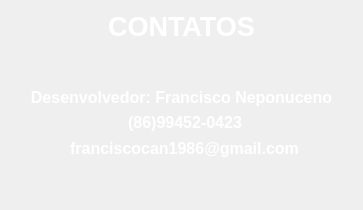
      <widget class="QWidget" name="pg_contatos">
       <layout class="QVBoxLayout" name="verticalLayout_13">
        <item>
         <widget class="QLabel" name="label_16">
          <property name="font">
           <font>
            <pointsize>20</pointsize>
           </font>
          </property>
          <property name="styleSheet">
           <string notr="true">color: rgb(255, 255, 255);</string>
          </property>
          <property name="text">
           <string>&lt;html&gt;&lt;head/&gt;&lt;body&gt;&lt;p align=&quot;center&quot;&gt;&lt;span style=&quot; font-weight:600; color:#ffffff;&quot;&gt;CONTATOS&lt;/span&gt;&lt;/p&gt;&lt;/body&gt;&lt;/html&gt;</string>
          </property>
         </widget>
        </item>
        <item>
         <spacer name="verticalSpacer_3">
          <property name="orientation">
           <enum>Qt::Vertical</enum>
          </property>
          <property name="sizeHint" stdset="0">
           <size>
            <width>20</width>
            <height>40</height>
           </size>
          </property>
         </spacer>
        </item>
        <item>
         <widget class="QLabel" name="label_20">
          <property name="text">
           <string>&lt;html&gt;&lt;head/&gt;&lt;body&gt;&lt;p align=&quot;center&quot;&gt;&lt;span style=&quot; font-size:12pt; font-weight:600; color:#ffffff;&quot;&gt;Desenvolvedor: Francisco Neponuceno&lt;/span&gt;&lt;/p&gt;&lt;/body&gt;&lt;/html&gt;</string>
          </property>
         </widget>
        </item>
        <item>
         <layout class="QHBoxLayout" name="horizontalLayout_14">
          <item>
           <widget class="QLabel" name="label_23">
            <property name="text">
             <string/>
            </property>
           </widget>
          </item>
          <item>
           <layout class="QHBoxLayout" name="horizontalLayout_2">
            <item>
             <spacer name="horizontalSpacer_12">
              <property name="orientation">
               <enum>Qt::Horizontal</enum>
              </property>
              <property name="sizeHint" stdset="0">
               <size>
                <width>40</width>
                <height>20</height>
               </size>
              </property>
             </spacer>
            </item>
            <item>
             <widget class="QLabel" name="label_24">
              <property name="font">
               <font>
                <pointsize>7</pointsize>
               </font>
              </property>
              <property name="text">
               <string>&lt;html&gt;&lt;head/&gt;&lt;body&gt;&lt;p align=&quot;center&quot;&gt;&lt;span style=&quot; color:#ffffff;&quot;&gt;&lt;img src=&quot;C:\Users\Faturamento\PycharmProjects\pythonProject_real\imagens/zapim&quot;&lt;/span&gt;&lt;/p&gt;&lt;/body&gt;&lt;/html&gt;</string>
              </property>
              <property name="alignment">
               <set>Qt::AlignCenter</set>
              </property>
             </widget>
            </item>
            <item>
             <widget class="QLabel" name="label_21">
              <property name="text">
               <string>&lt;html&gt;&lt;head/&gt;&lt;body&gt;&lt;p align=&quot;center&quot;&gt;&lt;span style=&quot; font-size:12pt; font-weight:600; color:#ffffff;&quot;&gt;(86)99452-0423&lt;/span&gt;&lt;/p&gt;&lt;/body&gt;&lt;/html&gt;</string>
              </property>
             </widget>
            </item>
            <item>
             <spacer name="horizontalSpacer_11">
              <property name="orientation">
               <enum>Qt::Horizontal</enum>
              </property>
              <property name="sizeHint" stdset="0">
               <size>
                <width>40</width>
                <height>20</height>
               </size>
              </property>
             </spacer>
            </item>
           </layout>
          </item>
          <item>
           <widget class="QLabel" name="label_27">
            <property name="text">
             <string/>
            </property>
           </widget>
          </item>
         </layout>
        </item>
        <item>
         <layout class="QHBoxLayout" name="horizontalLayout_15">
          <item>
           <widget class="QLabel" name="label_26">
            <property name="text">
             <string/>
            </property>
           </widget>
          </item>
          <item>
           <layout class="QHBoxLayout" name="horizontalLayout_13">
            <item>
             <spacer name="horizontalSpacer_14">
              <property name="orientation">
               <enum>Qt::Horizontal</enum>
              </property>
              <property name="sizeHint" stdset="0">
               <size>
                <width>40</width>
                <height>20</height>
               </size>
              </property>
             </spacer>
            </item>
            <item>
             <widget class="QLabel" name="label_25">
              <property name="text">
               <string>&lt;html&gt;&lt;head/&gt;&lt;body&gt;&lt;p align=&quot;center&quot;&gt;&lt;span style=&quot; font-weight:600; color:#ffffff;&quot;&gt;&lt;img src=&quot;C:\Users\Faturamento\PycharmProjects\pythonProject_real\imagens/gmin&quot;l&lt;/span&gt;&lt;/p&gt;&lt;/body&gt;&lt;/html&gt;</string>
              </property>
             </widget>
            </item>
            <item>
             <widget class="QLabel" name="label_22">
              <property name="text">
               <string>&lt;html&gt;&lt;head/&gt;&lt;body&gt;&lt;p align=&quot;center&quot;&gt;&lt;span style=&quot; font-size:12pt; font-weight:600; color:#ffffff;&quot;&gt;franciscocan1986@gmail.com&lt;/span&gt;&lt;/p&gt;&lt;/body&gt;&lt;/html&gt;</string>
              </property>
             </widget>
            </item>
            <item>
             <spacer name="horizontalSpacer_13">
              <property name="orientation">
               <enum>Qt::Horizontal</enum>
              </property>
              <property name="sizeHint" stdset="0">
               <size>
                <width>40</width>
                <height>20</height>
               </size>
              </property>
             </spacer>
            </item>
           </layout>
          </item>
          <item>
           <widget class="QLabel" name="label_28">
            <property name="text">
             <string/>
            </property>
           </widget>
          </item>
         </layout>
        </item>
        <item>
         <spacer name="verticalSpacer_2">
          <property name="orientation">
           <enum>Qt::Vertical</enum>
          </property>
          <property name="sizeHint" stdset="0">
           <size>
            <width>20</width>
            <height>40</height>
           </size>
          </property>
         </spacer>
        </item>
       </layout>
      </widget>
